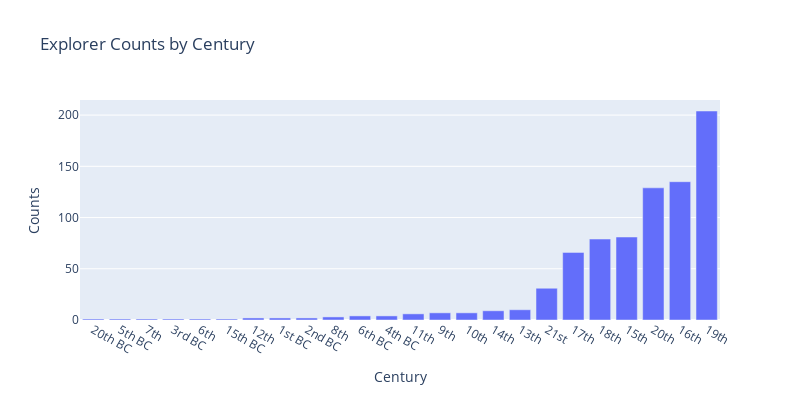

Here is the notebook cell this chart was saved with:
### Markdown cell above
**Plot interative barchart by Number of explorer for each century.**

### Code cell
# create dataframe for century counts
century_counts = data['century'].value_counts(ascending=True).to_frame("Count").reset_index()
# show interative barchart by Number of explorer for each century
px.bar(
    century_counts, x="index", y="Count", 
    labels=dict(Count="Counts", index="Century"), 
    width=800, height=400, title="Explorer Counts by Century"
)

### Figure 1 — Plotly figure (JSON) as saved in the notebook; plotly's stock layout.template omitted (floating-point values rounded to 4 significant figures)
{"data": [{"alignmentgroup": "True", "hovertemplate": "Century=%{x}<br>Counts=%{y}<extra></extra>", "legendgroup": "", "marker": {"color": "#636efa"}, "name": "", "offsetgroup": "", "orientation": "v", "showlegend": false, "textposition": "auto", "type": "bar", "x": ["20th BC", "5th BC", "7th", "3rd BC", "6th", "15th BC", "12th", "1st BC", "2nd BC", "8th", "6th BC", "4th BC", "11th", "9th", "10th", "14th", "13th", "21st", "17th", "18th", "15th", "20th", "16th", "19th"], "xaxis": "x", "y": [1, 1, 1, 1, 1, 1, 2, 2, 2, 3, 4, 4, 6, 7, 7, 9, 10, 31, 66, 79, 81, 129, 135, 204], "yaxis": "y"}], "layout": {"barmode": "relative", "height": 400, "legend": {"tracegroupgap": 0}, "title": {"text": "Explorer Counts by Century"}, "width": 800, "xaxis": {"anchor": "y", "autorange": true, "domain": [0, 1], "range": [-0.5, 23.5], "title": {"text": "Century"}, "type": "category"}, "yaxis": {"anchor": "x", "autorange": true, "domain": [0, 1], "range": [0, 214.7], "title": {"text": "Counts"}, "type": "linear"}}}
